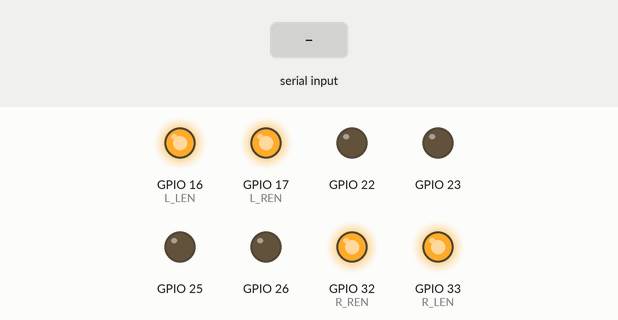
This sketch was run on a simulated ESP32. Shown: output pins drawn as LEDs (lit = HIGH). Inputs (shaded band) come from the test bench. WiFi joins after 1.5 s; servers stay silent unless stated; not simulated (calls return 0 or success): secrets.h; what the sketch prints to the serial monitor is not drawn.

Above: at 2.7 s.
2.8 s: "FWD\n" received over Serial
At 3.2 s:
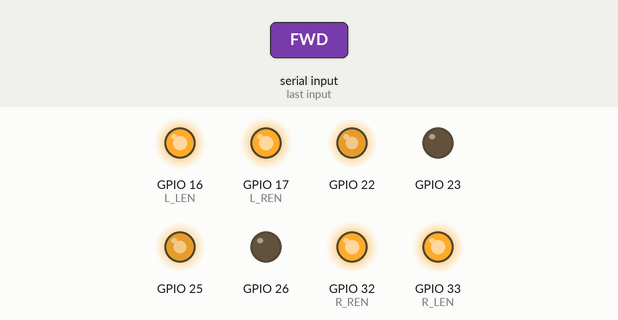
4.8 s: "REV\n" received over Serial
At 5.2 s:
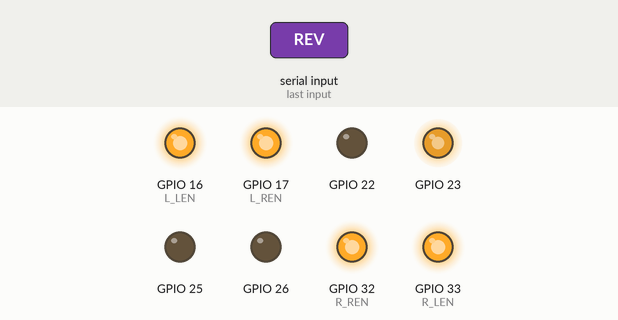
6.8 s: "LEFT\n" received over Serial
At 7.2 s:
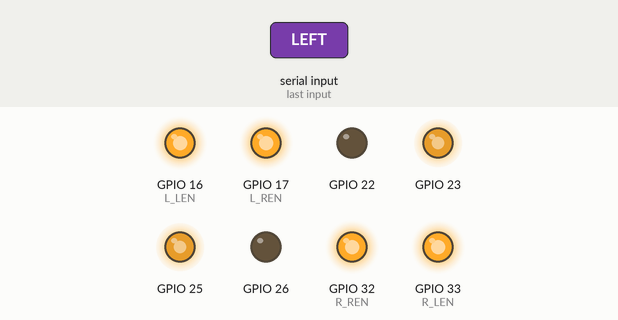
8.8 s: "RIGHT\n" received over Serial
At 9.2 s:
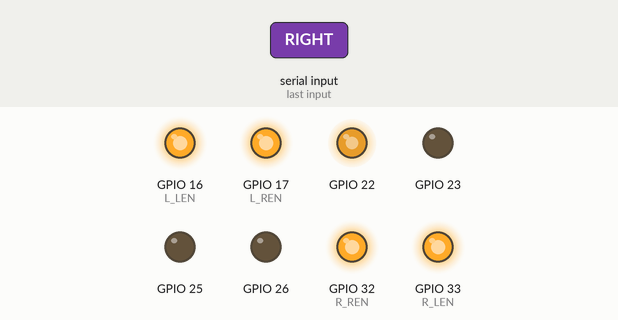
Timing chart, 0 to 11.8 s (numbered marks = the images above; inputs shaded):
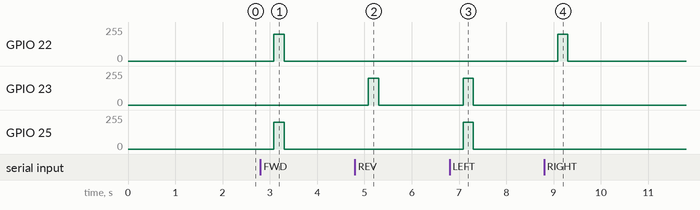

Measured:
- after the input at 2.8 s, GPIO 22, GPIO 25: 0/255 → 200/255 after 0.29 s, → 0/255 0.22 s later
- after the input at 4.8 s, GPIO 23: 0/255 → 200/255 after 0.29 s, → 0/255 0.22 s later
- after the input at 6.8 s, GPIO 23, GPIO 25: 0/255 → 200/255 after 0.29 s, → 0/255 0.22 s later
- after the input at 8.8 s, GPIO 22: 0/255 → 200/255 after 0.29 s, → 0/255 0.22 s later

The sketch:

esp32_motor.ino
```cpp
/*
  ESP32 MOTOR NODE - joins your WiFi, takes UDP commands from the Pi.

  Commands (UDP, port 4210, plain text), each prefixed with the secret key:
    <key> VEL <left> <right>   each -255..255 (+ = forward)   <- used by ROS motor_bridge
    <key> STOP
    <key> PING                 replies PONG (handy connectivity test)
    <key> FWD / REV / LEFT / RIGHT   (old commands, still work)
  Packets without the right key are ignored, so other devices on the WiFi cannot drive it.
  The same commands also work over USB serial (115200 baud, one per line, no key: the cable is
  physical access) - tools/keyboard_drive.py --serial uses this.

  Safety: if no command arrives for 500 ms while moving, it stops by itself.

  1) Copy secrets.h.example to secrets.h and fill in WiFi (2.4 GHz) + ROBOT_KEY.
     The Pi reads the same key from ~/robot_ws/.robot_udp_key.
  2) Pick your motor driver in DRIVER_MODE and check the pins.
  3) Board: "DOIT ESP32 DEVKIT V1", Serial Monitor 115200.
*/

#include <WiFi.h>
#include <WiFiUdp.h>
#include <ESPmDNS.h>

// ---------------- WiFi + key: in secrets.h (never commit it) ----------------
#include "secrets.h"   // defines WIFI_SSID, WIFI_PASSWORD, ROBOT_KEY
const char* HOSTNAME      = "robot-motors";   // Pi can reach it as robot-motors.local

const unsigned int UDP_PORT = 4210;

// ---------------- Which motor driver? ----------------
#define DRIVER_BTS7960 1   // 2 PWM pins (RPWM/LPWM) + enable pins per side
#define DRIVER_DIR_PWM 2   // 1 PWM pin + direction pin(s) per side (typical dual H-bridge)
#define DRIVER_MODE DRIVER_BTS7960   // 2x BTS7960 (since 2026-10-22)

#if DRIVER_MODE == DRIVER_BTS7960
// Left bridge
const int L_REN = 17, L_LEN = 16, L_RPWM = 22, L_LPWM = 23;
// Right bridge
const int R_REN = 32, R_LEN = 33, R_RPWM = 26, R_LPWM = 25;   // RPWM moved 14 -> 26 (2026-10-23: no signal via D14)
#else
// New dual-channel driver. Channel A = LEFT motors, channel B = RIGHT motors.
// PWM goes to the EN pin; IN1/IN2 set the direction. (Same ESP32 pins as before.)
//   A: EN=22  IN1=16  IN2=17        B: EN=25  IN1=32  IN2=33
const int L_PWM = 22, L_IN1 = 16, L_IN2 = 17;
const int R_PWM = 25, R_IN1 = 32, R_IN2 = 33;
#endif

// ---------------- Wiring fixes (no re-wiring needed) ----------------
// Run `keyboard_drive.py --test` and set these so "left forward" really is the left wheels forward.
#define SWAP_SIDES   0   // 1 = the "left" pins actually drive the right wheels
#define INVERT_LEFT  0   // 1 = left wheels turn backwards when told forward
#define INVERT_RIGHT 1   // 1 = right wheels turn backwards when told forward
// The right driver cannot run its wheels backwards (RPWM input dead, also on GPIO26). 1 = never ask it to:
// a right-wheel "reverse" becomes "stop", so a right turn pivots on the left wheels instead of spinning.
#define RIGHT_FORWARD_ONLY 1

// ---------------- Smooth starts/stops ----------------
// The robot is heavy: jumping straight to full power jerks it. VEL commands set a TARGET and the
// output ramps toward it at RAMP_PER_SEC (0 -> 255 in ~0.35 s). STOP and the safety timeout are
// still immediate.
const float RAMP_PER_SEC = 700.0;
float curL = 0, curR = 0;
int targetL = 0, targetR = 0;
unsigned long lastRamp = 0;

// ---------------- Behaviour ----------------
const int DRIVE_SPEED = 200;            // for the old FWD/REV/LEFT/RIGHT commands
const unsigned long CMD_TIMEOUT = 500;  // ms

WiFiUDP udp;
bool udpStarted = false;
unsigned long lastCmdTime = 0;
unsigned long lastWifiTry = 0;
bool isMoving = false;
char packetBuffer[96];   // key (up to ~40 chars) + command

// side: 0 = left, 1 = right. speed: -255..255
void drive(int side, int speed) {
  speed = constrain(speed, -255, 255);
#if DRIVER_MODE == DRIVER_BTS7960
  int rp = side == 0 ? L_RPWM : R_RPWM;
  int lp = side == 0 ? L_LPWM : R_LPWM;
  if (speed >= 0) { analogWrite(rp, speed); analogWrite(lp, 0); }
  else            { analogWrite(rp, 0);     analogWrite(lp, -speed); }
#else
  int pwm = side == 0 ? L_PWM : R_PWM;
  int in1 = side == 0 ? L_IN1 : R_IN1;
  int in2 = side == 0 ? L_IN2 : R_IN2;
  bool fwd = speed >= 0;
  digitalWrite(in1, fwd ? HIGH : LOW);
  if (in2 >= 0) digitalWrite(in2, fwd ? LOW : HIGH);
  analogWrite(pwm, abs(speed));
#endif
}

void applyDrive(int l, int r) {
  if (RIGHT_FORWARD_ONLY && r < 0) r = 0;
  bool moving = (l != 0 || r != 0);
  if (SWAP_SIDES) { int t = l; l = r; r = t; }
  if (INVERT_LEFT) l = -l;
  if (INVERT_RIGHT) r = -r;
  drive(0, l);
  drive(1, r);
  isMoving = moving;
}

// Commanded motion: ramps toward (l, r) in rampTick().
void setDrive(int l, int r) {
  targetL = l;
  targetR = r;
  isMoving = (l != 0 || r != 0) || curL != 0 || curR != 0;
}

void rampTick() {
  unsigned long now = millis();
  float step = RAMP_PER_SEC * (now - lastRamp) / 1000.0;
  lastRamp = now;
  if (step <= 0) return;
  float dl = targetL - curL, dr = targetR - curR;
  curL += (fabs(dl) <= step) ? dl : (dl > 0 ? step : -step);
  curR += (fabs(dr) <= step) ? dr : (dr > 0 ? step : -step);
  applyDrive((int)curL, (int)curR);
}

// Immediate stop (STOP command, safety timeout): no ramp.
void stopAll() {
  targetL = targetR = 0;
  curL = curR = 0;
  applyDrive(0, 0);
  isMoving = false;
}

void setupPins() {
#if DRIVER_MODE == DRIVER_BTS7960
  int outs[] = {L_REN, L_LEN, R_REN, R_LEN, L_RPWM, L_LPWM, R_RPWM, R_LPWM};
  for (int p : outs) pinMode(p, OUTPUT);
  digitalWrite(L_REN, HIGH); digitalWrite(L_LEN, HIGH);
  digitalWrite(R_REN, HIGH); digitalWrite(R_LEN, HIGH);
#else
  int outs[] = {L_PWM, L_IN1, R_PWM, R_IN1};
  for (int p : outs) pinMode(p, OUTPUT);
  if (L_IN2 >= 0) pinMode(L_IN2, OUTPUT);
  if (R_IN2 >= 0) pinMode(R_IN2, OUTPUT);
#endif
}

// Runs one command. Returns true if it was PING (the caller replies PONG on its own channel).
bool runCommand(const char* buf) {
  int l, r;
  if (strncmp(buf, "VEL ", 4) == 0) {
    if (sscanf(buf + 4, "%d %d", &l, &r) == 2) {
      setDrive(l, r);
      lastCmdTime = millis();
    }
  } else if (strcmp(buf, "STOP") == 0) {
    stopAll();
    lastCmdTime = millis();
  } else if (strcmp(buf, "FWD") == 0)   { setDrive( DRIVE_SPEED,  DRIVE_SPEED); lastCmdTime = millis(); }
  else if (strcmp(buf, "REV") == 0)     { setDrive(-DRIVE_SPEED, -DRIVE_SPEED); lastCmdTime = millis(); }
  else if (strcmp(buf, "LEFT") == 0)    { setDrive(-DRIVE_SPEED,  DRIVE_SPEED); lastCmdTime = millis(); }
  else if (strcmp(buf, "RIGHT") == 0)   { setDrive( DRIVE_SPEED, -DRIVE_SPEED); lastCmdTime = millis(); }
  else if (strcmp(buf, "PING") == 0) return true;
  return false;
}

void handlePacket(const char* buf) {
  // Require "<ROBOT_KEY> " in front; anything else is ignored (no reply).
  size_t klen = strlen(ROBOT_KEY);
  if (klen < 8 || strncmp(buf, ROBOT_KEY, klen) != 0 || buf[klen] != ' ') return;
  if (runCommand(buf + klen + 1)) {
    udp.beginPacket(udp.remoteIP(), udp.remotePort());
    udp.print("PONG");
    udp.endPacket();
  }
}

// USB serial commands: one per line, e.g. "VEL 120 120\n".
char serialLine[48];
size_t serialLen = 0;

void pollSerial() {
  while (Serial.available()) {
    char c = Serial.read();
    if (c == '\n' || c == '\r') {
      if (serialLen > 0) {
        serialLine[serialLen] = '\0';
        if (strcmp(serialLine, "SCAN") == 0) {          // list the WiFi networks this ESP32 can join
          WiFi.disconnect();                          // a scan fails while a connect attempt runs
          delay(200);
          int n = WiFi.scanNetworks();
          Serial.printf("SCAN FOUND %d\n", n);
          for (int i = 0; i < n; i++) {
            Serial.printf("NET %d dBm ch%d %s\n", WiFi.RSSI(i), WiFi.channel(i), WiFi.SSID(i).c_str());
          }
          Serial.println("SCAN DONE");
        } else if (runCommand(serialLine)) Serial.println("PONG");
        serialLen = 0;
      }
    } else if (serialLen < sizeof(serialLine) - 1) {
      serialLine[serialLen++] = c;
    } else {
      serialLen = 0;                              // overlong garbage: drop it
    }
  }
}

void setup() {
  Serial.begin(115200);
  setupPins();
  stopAll();

  WiFi.mode(WIFI_STA);
  WiFi.setHostname(HOSTNAME);
  WiFi.setAutoReconnect(true);
  WiFi.begin(WIFI_SSID, WIFI_PASSWORD);

  Serial.println();
  Serial.print("Connecting to WiFi: ");
  Serial.println(WIFI_SSID);
  unsigned long t0 = millis();
  while (WiFi.status() != WL_CONNECTED && millis() - t0 < 3000) {   // short: USB commands wait meanwhile
    delay(500);
    Serial.print(".");
  }
  Serial.println();
  // If it did not connect, loop() keeps retrying; motors stay stopped meanwhile.
}

void loop() {
  // ---- keep WiFi up, start UDP + mDNS once connected ----
  if (WiFi.status() == WL_CONNECTED) {
    if (!udpStarted) {
      udp.begin(UDP_PORT);
      if (MDNS.begin(HOSTNAME)) MDNS.addService("robot", "udp", UDP_PORT);
      udpStarted = true;
      Serial.print("WiFi connected. IP: ");
      Serial.println(WiFi.localIP());
      Serial.print("Name: ");
      Serial.print(HOSTNAME);
      Serial.print(".local  UDP port ");
      Serial.println(UDP_PORT);
    }
  } else if (millis() - lastWifiTry > 10000) {
    lastWifiTry = millis();
    Serial.println("WiFi not connected, retrying...");
    WiFi.reconnect();
  }

  // ---- commands ----
  pollSerial();
  if (udpStarted) {
    int packetSize = udp.parsePacket();
    if (packetSize) {
      int len = udp.read(packetBuffer, sizeof(packetBuffer) - 1);
      if (len > 0) {
        packetBuffer[len] = '\0';
        // trim trailing whitespace/newlines
        while (len > 0 && (packetBuffer[len - 1] == '\n' || packetBuffer[len - 1] == '\r' || packetBuffer[len - 1] == ' ')) {
          packetBuffer[--len] = '\0';
        }
        handlePacket(packetBuffer);
      }
    }
  }

  rampTick();

  // ---- safety: stop if commands stop arriving ----
  if (isMoving && (millis() - lastCmdTime > CMD_TIMEOUT)) {
    stopAll();
    Serial.println("No command - auto-stopped.");
  }
}
```
